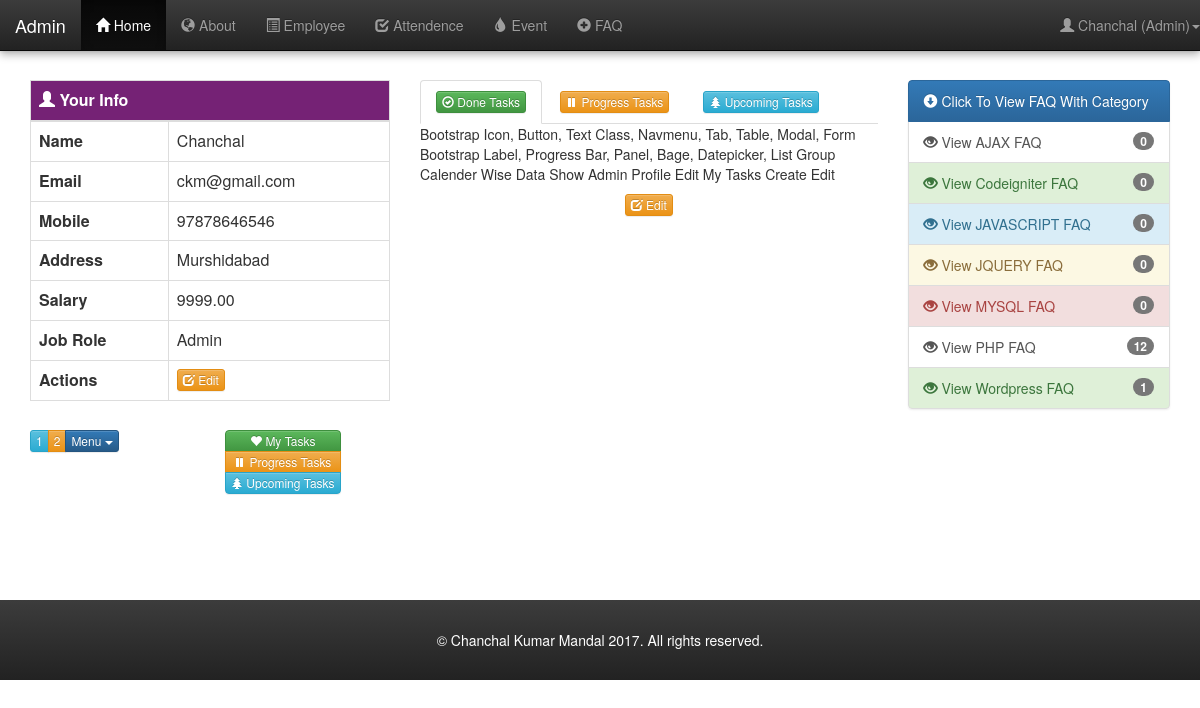
The page /admin (signed in) on the database its author committed.
### tables this page shows
CREATE TABLE `users` (
  `id` int(11) NOT NULL,
  `name` varchar(50) NOT NULL,
  `username` varchar(100) NOT NULL,
  `password` text NOT NULL,
  `address` text NOT NULL,
  `latitude` float(10,6) NOT NULL,
  `longitude` float(10,6) NOT NULL,
  `mobile` varchar(30) NOT NULL,
  `email` varchar(50) NOT NULL,
  `salary` decimal(10,2) NOT NULL,
  `dateOfJoinning` date NOT NULL,
  `role` varchar(30) NOT NULL
);

CREATE TABLE `tasks` (
  `id` int(11) NOT NULL,
  `done` text NOT NULL,
  `progress` text NOT NULL,
  `upcoming` text NOT NULL,
  `user_id` int(11) NOT NULL
);

CREATE TABLE `faq_categories` (
  `id` int(11) NOT NULL,
  `category` varchar(100) NOT NULL,
  `total_faq` int(11) NOT NULL DEFAULT '0'
);

### database/dbconnection.php (called while the page is built, shortened)
<?php
class Dbconnection{
	protected $db_name = "admin-employee";
	protected $db_user = "root";
	protected $db_pass = "";
	protected $db_host = "localhost";
	public function connect(){
		$this->db_conn = mysqli_connect($this->db_host, $this->db_user, $this->db_pass, $this->db_name);
		return true;
	}
}
$db=new Dbconnection();
?>

### admin/faq-category-menu.php (the view, shortened to what this page needs)
<?php
require_once("admin-header.php");
if(isset($_SESSION["admin_user_name"])) {
?>
				<div class="list-group">
					<a href="#" class="list-group-item active"><span class="glyphicon glyphicon-circle-arrow-down"></span> Click To View FAQ With Category</a>
					<?php
					$i=0;
					foreach($faqCategoryResult as $category){
						if($i % 5 == 0){
							$listGroupItemClass = "list-group-item-primary";
						}elseif($i % 5 == 1){
							$listGroupItemClass = "list-group-item-success";
						}elseif($i % 5 == 2){
							$listGroupItemClass = "list-group-item-info";
						}elseif($i % 5 == 3){
							$listGroupItemClass = "list-group-item-warning";
						}elseif($i % 5 == 4){
							$listGroupItemClass = "list-group-item-danger";
						}else{
							$listGroupItemClass = "list-group-item-default";
							$panelClass = "panel-default";
						}
						echo '<a href="faq-with-single-category.php?category_id='.$category['id'].'" class="list-group-item '.$listGroupItemClass.'"><span class="glyphicon glyphicon-eye-open"></span> View '.$category['category'].' FAQ<span class="badge">'.$category['total_faq'].'</span></a>';
						$i++;
					}
					?>
				</div>
<?php
}else{
	echo "<script>window.location.href='admin-login.php'</script>";
}

### admin/admin-header.php (shortened to what this page needs)
<?php
require_once("../database/dbconnection.php");
?>
<html>
	<head>
		<link href="//netdna.bootstrapcdn.com/bootstrap/3.3.2/css/bootstrap.min.css" rel="stylesheet">
		<link rel="stylesheet" href="../assets/bootstrap/css/bootstrap-theme.min.css">
		<link rel="stylesheet" href="../assets/bootstrap/css/bootstrap-datepicker3.css"/>
		<link rel="stylesheet" type="text/css" href="../assets/css/login-form.css"/>
		<link rel="stylesheet" type="text/css" href="../assets/css/admin-style.css"/>
	</head>
	<body>
		<nav role="navigation" class="navbar navbar-inverse navbar-fixed-top">
	        <div id="navbarCollapse" class="collapse navbar-collapse header-menu">
	        	<div class="navbar-header">
			      	<a class="navbar-brand" href="admin-profile.php">Admin</a>
			    </div>
			    <?php
			    if(isset($_SESSION["admin_user_name"])) {
					$admin_id = $_SESSION['a_id'];
					$adminResult = mysqli_query($db->db_conn, "SELECT * FROM users WHERE role = 'admin' AND id = " . $admin_id);
					$faqCategoryResult = mysqli_query($db->db_conn, "SELECT * FROM faq_categories order by category");
				?>
	            <ul class="nav navbar-nav">
			      	<li class="active"><a href="admin-profile.php"><span class="glyphicon glyphicon-home"></span> Home</a></li>
			        <li><a href="about-us.php"><span class="glyphicon glyphicon-globe"></span> About</a></li>
			        <li><a href="employee.php"><span class="glyphicon glyphicon-list-alt"></span> Employee</a></li>
			        <li><a href="attendance.php"><span class="glyphicon glyphicon-check"></span> Attendence</a></li>
			        <li><a href="event.php"><span class="glyphicon glyphicon-tint"></span> Event</a>
			        </li>
			        <li><a href="faq.php"><span class="glyphicon glyphicon-plus-sign"></span> FAQ</a>
			        </li>
			    </ul>
			    <?php
				foreach($adminResult as $userAdmin) {
			    ?>
				    <ul class="nav navbar-nav navbar-right">
				      	<li><a class="dropdown-toggle" data-toggle="dropdown" href="#"><span class="glyphicon glyphicon-user"></span> <?php echo $userAdmin['name'] . ' (' . $userAdmin['role'] . ')'; ?><span class="caret"></span></a>
				      	</li>
				    </ul>
			    <?php
			    	}
				}
				?>
	        </div>
	    </nav>

### admin/admin-profile.php (shortened to what this page needs)
<?php
require_once("admin-header.php");
if(isset($_SESSION["admin_user_name"])) {
?>
	<div class="page-container">
		<div class="row">
			<div class="col-md-4">
			<?php
			foreach($adminResult as $user){
				echo '<table class="table table-bordered table-hover">
					<thead style="color: #fff;background-color: #752275;">
					<tr><th colspan="2"><span class="glyphicon glyphicon-user"></span> Your Info</th></tr>
					</thead>
				  	<tbody>
					  	<tr>
					      <th>Name</th><td>' .  $user['name'] . '</td>
					    </tr>
					    <tr>
					      <th>Email</th><td>' .  $user['email'] . '</td>
					    </tr>
					    <tr>
					      <th>Mobile</th><td>' .  $user['mobile'] . '</td>
					    </tr>
					    <tr>
					      <th>Address</th><td>' .  $user['address'] . '</td>
					    </tr>
					    <tr>
					      <th>Salary</th><td>' .  $user['salary'] . '</td>
					    </tr>
					    <tr>
					      <th>Job Role</th><td>' .  $user['role'] . '</td>
					    </tr>
					    <tr>
					      	<th>Actions</th>
					      	<td>
					      		<button type="button" class="btn btn-xs btn-warning"  data-toggle="modal" data-target="#editAdminModal' . $user['id'] . '"><span class="glyphicon glyphicon-edit"></span> Edit</button>
					      	</td>
					  	</tr>
					</tbody>
				</table>
				<div class="modal fade" id="editAdminModal' . $user['id'] . '" role="dialog">
				          			<input type = "hidden" class = "form-control" name = "admin_id" value="' . $user['id'] .'">
								        <input type = "text" class = "form-control" name = "name" value="' . $user['name'] .'" required autofocus>
										<input type="email" class="form-control" name="email" value="' . $user['email'] . '">
										<input type="number" class="form-control" name="mobile" value="' . $user['mobile'] . '">
										<textarea type="email" class="form-control" name="address">' . $user['address'] . '</textarea>
	  			</div>';
	  		}
	  		?>
			</div>
			<div class="col-md-5">
				<ul id = "aboutTab" class = "nav nav-tabs">
				   <li class = "active">
				      <a href = "#done" data-toggle = "tab">
				         <button type="button" class="btn btn-xs btn-success"><span class="glyphicon glyphicon-ok-circle"></span> Done Tasks</button>
				      </a>
				   </li>
				   <li>
				   		<a href = "#progress" data-toggle = "tab">
				   			<button type="button" class="btn btn-xs btn-warning"><span class="glyphicon glyphicon-pause"></span> Progress Tasks</button>
				   		</a>
				   	</li>
				   	<li class = "dropdown">
				      <a href = "#upcoming" data-toggle = "tab">
				         <button type="button" class="btn btn-xs btn-info"><span class="glyphicon glyphicon-tree-conifer"></span> Upcoming Tasks</button>
				      </a>
				   </li>
				</ul>
				<?php
				$taskResult = mysqli_query($db->db_conn, "SELECT * FROM tasks WHERE user_id = " . $user['id']);
				foreach($taskResult as $task){
				?>
					<div id = "aboutTabContent" class = "tab-content">
					   	<div class = "tab-pane fade in active" id = "done">
					      	<?php echo '<p>'.$task['done'].'</p>'; ?>
					   	</div>
					   	<div class="row text-center">
					   		<button type="button" class="btn btn-xs btn-warning"  data-toggle="modal" data-target="#editMyTasksModal"><span class="glyphicon glyphicon-edit"></span> Edit</button>
					   	</div>
					</div>
				<?php
				}
				?>
			</div>
			<div class="col-md-3">
				<?php require_once("faq-category-menu.php");?>
			</div>
		</div>
		<div class="row">
			<div class="col-md-12" id="allUsers"></div>
		</div>
		<div class="row">
			<div class="col-md-2">
				<div class="btn-group" role="group" aria-label="...">
				  <button type="button" class="btn btn-xs btn-info">1</button>
				  <button type="button" class="btn btn-xs btn-warning">2</button>
				  <div class="btn-group" role="group">
				    <button type="button" class="btn btn-xs btn-primary dropdown-toggle" data-toggle="dropdown" aria-haspopup="true" aria-expanded="false"> Menu
				      <span class="caret"></span>
				    </button>
				  </div>
				</div>
			</div>
			<div class="col-md-2">
				<div class="btn-group-vertical" role="group" aria-label="My Tasks">
					 <button type="button" class="btn btn-xs btn-success"><a href = "#done"><span class="glyphicon glyphicon-heart"></span> My Tasks</a></button>
					<button type="button" class="btn btn-xs btn-warning"><a href = "#progress"  data-toggle = "tab"><span class="glyphicon glyphicon-pause"></span> Progress Tasks</a></button>
					<button type="button" class="btn btn-xs btn-info"><a href = "#upcoming"><span class="glyphicon glyphicon-tree-conifer"></span> Upcoming Tasks</a></button>
				</div>
			</div>
		</div>
  	</div>
	<?php
	require_once("admin-footer.php");
} else{
	echo "<script>window.location.href='admin-login.php'</script>";
}
?>

### assets/css/admin-style.css (style rules this page uses)
body,html { height: 100%; }
body { font-size: 14px; }
a { color:#FFF; }
.page-container { margin-top:50px; padding:30px; min-height:550px; }
.navbar { box-shadow: 0 0 4px rgba(0,0,0,.14),0 4px 8px rgba(0,0,0,.28); }

### rows shown on the page
users: name "Chanchal", role "Admin", email "ckm@gmail.com", mobile "97878646546", address "Murshidabad", salary "9999.00"
tasks: done "Bootstrap Icon, Button, Text Class, Navmenu, Tab, Table, Modal, Form Bootstrap Label, Progress Bar, Panel, Bage, Datepicker, List Group Calender Wise Data Show Admin Profile Edit My Tasks Create Edit"
faq_categories: category "AJAX", total_faq "0"
faq_categories: category "Codeigniter", total_faq "0"
faq_categories: category "JAVASCRIPT", total_faq "0"
faq_categories: category "JQUERY", total_faq "0"
faq_categories: category "MYSQL", total_faq "0"
faq_categories: category "PHP", total_faq "12"
faq_categories: category "Wordpress", total_faq "1"
